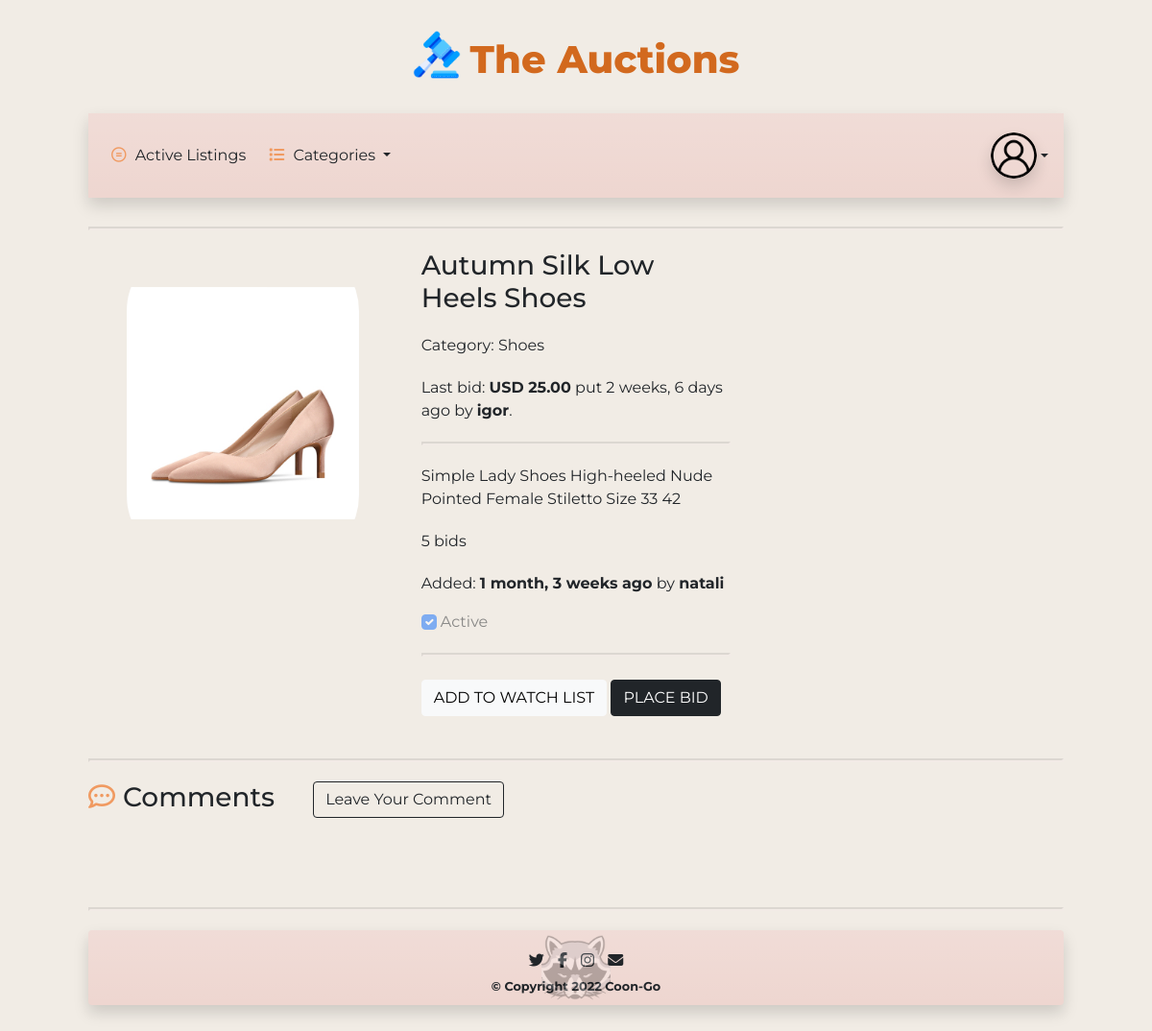
/listing-Autumn Silk Low Heels Shoes, run on the app's committed database.
### auctions/models.py (models this page shows, shortened)
class Listing(models.Model):
    user = models.ForeignKey(
        User, on_delete=models.CASCADE, related_name="listing_user", null=False)
    title = models.CharField( max_length=100, unique=True, blank=False)
    description = models.TextField(max_length = 1024, blank = True, null = True, validators=[MaxLengthValidator(1024)])
    starting_bid = models.DecimalField(max_digits=10, decimal_places=2)
    current_price = models.DecimalField(max_digits=10, decimal_places=2, default=0)
    creation_time = models.DateTimeField(auto_now_add=True)
    image = models.ImageField(upload_to="images/%Y/%m/%d/", null=True, blank=True, unique = False)
    category = models.ForeignKey(
        Category, on_delete=models.CASCADE, related_name="categories")
    is_active = models.BooleanField(default=True)

class Category(models.Model):
    name = models.CharField(max_length=50, unique=True)
    def __str__(self):
        return f"{self.name}"

class User(AbstractUser):
    image = models.ImageField(
        upload_to="images/users/", null=True, blank=True)

### auctions/views.py (the view)
def get_listing(request, listing_title):
    listing = Listing.objects.get(title=listing_title)
    winner = Winner()
    if not listing.is_active:
        winner = Winner.objects.get(listing=listing)
    return render (request, "auctions/listing.html", {
        "categories": Category.objects.all().order_by("name"),
        "listing" : listing,
        "bids_count": get_bids_count(listing_title),
        "last_bid_time": get_last_bid_time(listing_title),
        "last_bid_user": get_last_bid_user(listing_title),
        "comments": get_comments(listing_title),
        "is_watched": is_watched(listing_title, request.user),
        "winner": winner
    })

### auctions/views.py (called while the page is built)
def is_watched(listing_title, user):
    if user.is_authenticated:
        try:
            listingObj = Listing.objects.get(title=listing_title)
            userObj = User.objects.get(pk=user.id)
            watchlist = WatchList.objects.filter(user = userObj, listing = listingObj)
            if watchlist.count() != 0:
                return True
            else:
                raise WatchList.DoesNotExist
        except WatchList.DoesNotExist:
            return False
    else:
        return False

def get_bids_count(listing_title):
    bids_count = Bid.objects.filter(listing=Listing.objects.get(
        title=listing_title)).count()
    return bids_count

def get_last_bid_time(listing_title):
    bid_time = Bid.objects.filter(
        listing=Listing.objects.get(title=listing_title)).aggregate(Max('bid_place_date'))
    return bid_time['bid_place_date__max']

def get_last_bid_user(listing_title):
    try:
        bid = Bid.objects.get(
            listing=Listing.objects.get(title=listing_title), bid_place_date=get_last_bid_time(listing_title))
        return bid.user
    except Bid.DoesNotExist:
        return None

def get_comments(listing_title):
    return Comment.objects.filter(listing=Listing.objects.get(title=listing_title)).order_by('-creation_time')

### auctions/templates/auctions/listing.html (shortened to what this page needs)
{% extends "auctions/layout.html" %}
{% load static %}
{% block body %}
    <div class="display-listing-page">
        <div class="row">
            <div class="col-lg-4 col-md-6 col-sm-12 position-relative image-box text-center">
                {% if listing.image %}
                    <img src="{{ listing.image.url }}" alt="listing image" class="card-img-top listing-image p-2 ">
                {% else %}
                    <img src="{% static 'auctions/no-photo.png' %}" alt="listing image" class="card-img-top listing-image p-2">
                {% endif %}
            </div>
            <div class="col-lg-4 col-md-6 col-sm-12">
                <H3 class="listing_title">{{listing.title|capfirst}}</H3>
                <p class="listing-bid-text"> Category: {{listing.category}}</p>
                {% if listing.is_active %}
                    <p class="listing-bid-text">Last bid: <span class="listing-bid-price item-price-text">USD {{listing.current_price|floatformat:"2g"}}</span>
                        {% if last_bid_time %}
                            put {{last_bid_time|timesince}} ago by
                            <span class="listing-bid-price item-price-text">{{last_bid_user}}</span>.
                        {% endif %}
                    </p>
                {% endif %}
                <hr class="page-rooler">
                <p class="tem-desc multiline text-wrap">{{ listing.description }}</p>
                <p class="listing-bid-text">{{bids_count}} bids</p>
                <p class="listing-bid-text">Added: <span class="item-added-bold">{{listing.creation_time|timesince}} ago</span>
                                            by <span class="item-added-bold">{{ listing.user.username }}</span></p>
                <div class="active-check-box">
                    {% if listing.is_active %}
                        <input class="form-check-input" type="checkbox" value="" checked disabled>
                    {% else %}
                        <input class="form-check-input" type="checkbox" value="" disabled>
                    {% endif %}
                    <label class="form-check-label" for="flexCheckDefault">
                        Active
                    </label>
                </div>
                <hr class="page-rooler">
                {% if user == listing.user %}
                    <div class="mb-4 mt-4">
                        {% if listing.is_active %}
                            <a class="btn btn-light button-light" href="{% url 'edit_listing' listing.title %}">EDIT LISTING</a>
                            <a class="btn btn-dark button-dark" href="{% url 'close_listing' listing.title %}">CLOSE LISTING</a>
                        {% endif %}
                    </div>
                {% else %}
                    <div class="mb-4 mt-4">
                        {% if not is_watched %}
                            <a class="btn btn-light button-light" href="{% url 'add_to_watch' listing.title %}">ADD TO WATCH LIST</a>
                        {% else %}
                            <a class="btn btn-light button-light" href="{% url 'remove_from_watch' listing.title %}">REMOVE FROM WATCH LIST</a>
                        {% endif %}
                        {% if listing.is_active %}
                            <a class="btn btn-dark button-dark" href="{% url 'place_bid' listing.title %}">PLACE BID</a>
                        {% endif %}
                    </div>
                {% endif %}
            </div>
        </div>
    </div>
    <hr class="page-rooler">
    <div class="d-flex row mb-5">
        <div class="col-auto me-auto">
            <h3 class="page_title"><i class="fa-regular fa-comment-dots nav-icon me-2"></i>Comments</h3>
        </div>
        <div class="col">
            <a class="btn btn-outline-dark button-light btn-md ms-3" data-bs-toggle="modal" data-bs-target="#addCommentModalForm" >Leave Your Comment</a>
        </div>
    </div>
{% endblock %}

### auctions/static/auctions/style.css (style rules this page uses)
body { padding: 1rem 2rem; font-family: 'Montserrat', sans-serif; background-color: #F1ECE5; }
.nav-icon { margin-right: 5px; color:rgb(240, 154, 97); }
.page_title { margin: 0 0 50px 0; }
.page-rooler { border: 2px inset rgb(245, 235, 235); border-collapse: collapse; margin: 20px 0; }
.card-img-top { width: 80%; height: 20rem; min-width: 50px; min-height: 50px; object-fit:scale-down; }
.listing-image { padding: 5px; border-radius: 20%; }
.item-price-text { font-weight: bold; }
.item-added-bold { font-weight: bold; }
.listing-bid-price { font-size: 1rem; }
.listing-bid-text { font-size: 1rem; margin-top: 20px; }
.multiline { white-space:pre; }

### data on the page
Listing: image (picture), title "Autumn Silk Low Heels Shoes", category "Shoes", current_price "25.00", description "Simple Lady Shoes High-heeled Nude Pointed Female Stiletto Size 33 42", creation_time "1 month, 3 weeks", user.username "natali"
User: username "igor"

### other printed values
{{ last_bid_time|timesince }} "2 weeks, 6 days"
{{ bids_count }} "5"
